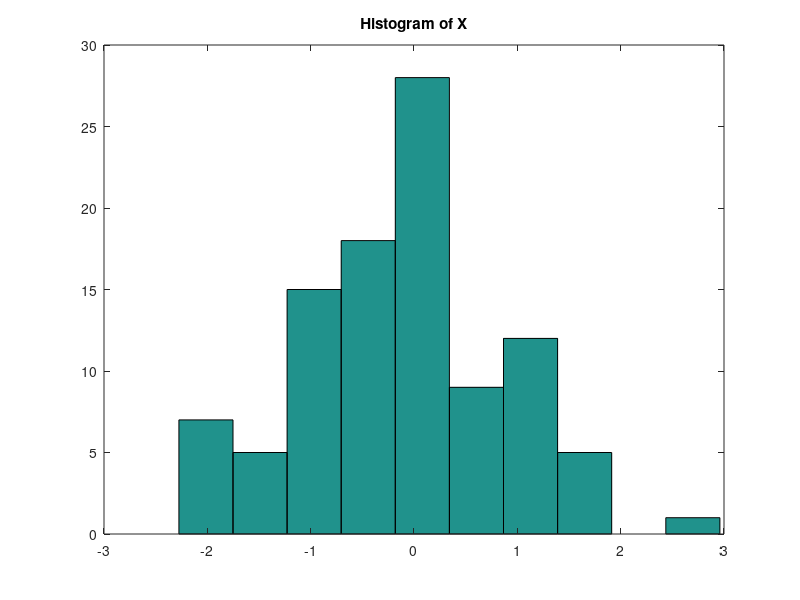

This chart was generated by the following MATLAB code: (Note: this script raises an error after producing the figure.)
clc; close all; clear all;
%% %%%%%%%%%%%%%%%%%%%%%%%%%%%%%%%%%%%%%%%%%%%%%%%%%%%%%%
%%%%%%%%%%%%%%%%%%%%%%% CHAPTER 3 %%%%%%%%%%%%%%%%%%%%%%%
%%%%%%%%%%%%%%%%%%%%%%%%%%%%%%%%%%%%%%%%%%%%%%%%%%%%%%%%%
%% Data
a = 0.05;
n = 100;
mean_matrix = [0 0];
covariance_matrix = [1 0.8;0.8 1];
data = mvnrnd(mean_matrix,covariance_matrix,n);
x = data(:,1);
y = data(:,2);

%% [3.1] Mean, Variance, Histogram
figure(1)
bins = round(sqrt(n));
hist(x,bins)
title('Histogram of X');

meanx = mean(x);
display(['Parametric Mean equals ',num2str(meanx)]);

varx = var(x);
display(['Parametric Variance equals ',num2str(varx)]);

%% [3.2-3.3] Confident Intervals, Hypothesis Testing and Goodness-of-fit test
[H,P,CI] = ttest(x,0,a);
display(['Null hypothesis mean equals 0 ---> H=',num2str(H),' p-value=',num2str(P),' Parametric Mean CI=[',num2str(CI(1)),' ',num2str(CI(2)),']'])

[H,P,CI] = vartest(x,0,a);
display(['Null hypothesis variance equals 0 ---> H=',num2str(H),' p-value=',num2str(P),' Parametric Variance CI=[',num2str(CI(1)),' ',num2str(CI(2)),']'])

[H,P] = chi2gof(x,'cdf',@(z)normcdf(z,mean(x),std(x)),'nparams',2);
display(['Null hypothesis: data come from normal distribution ---> H=',num2str(H),' p-value=',num2str(P)])

%% [3.4] Bootstrap CI for Mean and Variance
B = 100;

CI = bootci(B,{@mean,x},'alpha',a);
display(['Bootstrap Mean CI=[',num2str(CI(1)),' ',num2str(CI(2)),']'])

CI = bootci(B,{@var,x},'alpha',a);
display(['Bootstrap Variance CI=[',num2str(CI(1)),' ',num2str(CI(2)),']'])

%% [3.4] Methods to check if mean(x)=mean(y)
%% (A) Parametric (1-a)% CI

[~,~,CI] = ttest2(x,y,a);
display(['Parametric (1-a)% CI=[',num2str(CI(1)),' ',num2str(CI(2)),']'])

%% (B) Bootstrap (1-a)% CI

B = 100;
bootstatx = bootstrp(B,@mean,x);
bootstaty = bootstrp(B,@mean,y);
bootstatxy = bootstatx-bootstaty;
bootstatxy = sort(bootstatxy);
k = floor((B+1)*a/2);
CI = [bootstatxy(k) bootstatxy(B+1-k)];
display(['Bootstrap (1-a)% CI=[',num2str(CI(1)),' ',num2str(CI(2)),']'])

%% (C) Parametric Hypothesis testing

[H,P,~] = ttest(x,y,a);
display(['Null hypothesis means are equals ---> H=',num2str(H),' p-value=',num2str(P)]);

%% (D) Bootstrap Hypothesis Testing

replacement = true;
xy = [x;y];
xy_bootstrap = NaN*ones(1,B);
for k=1:B
    bootstrap_samples = randsample(xy,n+n,replacement);
    meanx = mean(bootstrap_samples(1:n));
    meany = mean(bootstrap_samples(n+1:end));
    xy_bootstrap(k) = (meanx-meany);
end
xy_bootstrap = sort(xy_bootstrap);
[~,r] = min(abs((xy_bootstrap-(mean(x)-mean(y)))));
if r<(B+1)*a/2 | r>(B+1)*(1-a/2) 
    H = 1;
else
    H = 0;
end
display(['Bootstrap Hypothesis Testing: Null hypothesis: mean are equals ---> H=',num2str(H)])

%% (E) Randomization

replacement = false;
xy = [x;y];
xy_bootstrap = NaN*ones(1,B);
for k=1:B
    bootstrap_samples = randsample(xy,n+n,replacement);
    meanx = mean(bootstrap_samples(1:n));
    meany = mean(bootstrap_samples(n+1:end));
    xy_bootstrap(k) = (meanx-meany);
end
xy_bootstrap = sort(xy_bootstrap);
[~,r] = min(abs((xy_bootstrap-(mean(x)-mean(y)))));
if r<(B+1)*a/2 | r>(B+1)*(1-a/2) 
    H = 1;
else
    H = 0;
end
display(['Randomization Hypothesis Testing: Null hypothesis: mean are equals ---> H=',num2str(H)])

%% %%%%%%%%%%%%%%%%%%%%%%%%%%%%%%%%%%%%%%%%%%%%%%%%%%%%%%
%%%%%%%%%%%%%%%%%%%%%%% CHAPTER 5 %%%%%%%%%%%%%%%%%%%%%%%
%%%%%%%%%%%%%%%%%%%%%%%%%%%%%%%%%%%%%%%%%%%%%%%%%%%%%%%%%

%% [5.1] Scatter Plot 

figure(2)
scatter(x,y)
title('Scatter Plot')

%% [5.1] Calculate r, CI of r, hypothesis testing for r

temp = corrcoef(x,y);
r = temp(1,2);
display(['r=',num2str(r)])

z = 0.5*log((1+r)/(1-r));
CI = [z-norminv(1-a/2)*sqrt(1/(n-3)) z+norminv(1-a/2)*sqrt(1/(n-3))];
CI = [tanh(CI(1)) tanh(CI(2))];
display(['Fisher Transformation z=tanh{^-1}(r) (1-a)% CI=[',num2str(CI(1)),' ',num2str(CI(2)),']'])

t0 = r*sqrt((n-2)/(1-r^2));
if t0<-tinv(1-a/2,n-2) | t0>tinv(1-a/2,n-2)
    H = 1;
else
    H = 0;
end
display(['Hypothesis Testing: Null hypothesis r=0 ---> H=',num2str(H)])

%% [5.2] Linear Regression

X = [ones(n,1) x];
b = X\y;
yfit = X*b;
e = y - yfit;
se = std(e);
SSresid = sum(e.^2);
SStotal = (length(y)-1)*var(y);
rsq = 1 - SSresid/SStotal;
rsq_adj = 1 - SSresid/SStotal*((n-1)/(n-1-1));

% Calclulate CI of b
b0 = b(1);
b1 = b(2);
sxx = (n-1)*var(x);
sb0 = se*sqrt(1/n + mean(x)^2/sxx);
b0_left = b0 - tinv(1-a/2,n-2)*sb0;
b0_right = b0 + tinv(1-a/2,n-2)*sb0;
display(['b0 confident interval: [',num2str(b0_left),' ',num2str(b0_right),']'])

sb1 = se/sqrt(sxx);
b1_left = b1 - tinv(1-a/2,n-2)*sb1;
b1_right = b1 + tinv(1-a/2,n-2)*sb1;
display(['b1 confident interval: [',num2str(b1_left),' ',num2str(b1_right),']'])

% Scatter plot, linear regression model, future and mean prediction
figure(3)
scatter(x,y);
hold on
plot(x,X*b,'--r');
hold on
xx = min(x):0.01:max(x);
plot(xx,(b0+b1*xx)-tinv(1-a/2,n-2)*se*sqrt(1/n+((xx-meanx).^2)/sxx),'-g')
hold on
plot(xx,(b0+b1*xx)+tinv(1-a/2,n-2)*se*sqrt(1/n+((xx-meanx).^2)/sxx),'-g')
hold on
plot(xx,(b0+b1*xx)-tinv(1-a/2,n-2)*se*sqrt(1+1/n+((xx-meanx).^2)/sxx),'-m')
hold on
plot(xx,(b0+b1*xx)+tinv(1-a/2,n-2)*se*sqrt(1+1/n+((xx-meanx).^2)/sxx),'-m')
legend('Data','Slope & Intercept','Mean Prediction Low','Mean Prediction Upper','Future Prediction Low','Future Prediction Upper');
title('Linear Regression')
text(min(x),max(y),['R^2=',num2str(rsq),' adjR^2=',num2str(rsq_adj)]);

%Diagnostic Plot
figure(4)
e_star = e/se;
plot(e_star,'o');
xx = -1:0.1:n+2;
hold on
plot(xx,1.96*ones(size(xx)),'--r')
hold on
plot(xx,-1.96*ones(size(xx)),'--r')
title('Diagnostic Plot')

%% [5.3] Non-Linear Regression]
%% [5.3.1] Intrinsically LInear

lny = log(y); % apply y=a*e^(b*x)
X = [ones(n,1) x];
b = X\lny; %y'=ln(y) => y = ln(a) + b*x
yfit = X*b;
e = lny-yfit;

figure(5)
clf
scatter(x,y);
hold on
xx = min(x):0.01:max(x);
plot(xx,exp(b(1))*exp(b(2)*xx),'--r')
title('Intriniscally Linear Regression')
legend('Data','y=a*exp(b*x)');

%% [5.3.2] Polynomial Regression

k=5; %poly degree
b = polyfit(x,y,k);
yfit = polyval(b,x);
e = y-yfit;
SSresid = sum(e.^2);
SStotal = (length(y)-1)*var(y);
rsq = 1 - SSresid/SStotal;
rsq_adj = 1 - SSresid/SStotal*((n-1)/(n-k-1));

figure(6)
clf
scatter(x,y);
hold on
xx = min(x):0.01:max(x);
plot(xx,polyval(b,xx),'r')
title('Intriniscally Linear Regression')
legend('Data','Intriniscally Linear Model')
text(min(x),max(y),['R^2=',num2str(rsq),' adjR^2=',num2str(rsq_adj)]);

%% [5.4] Linear Multiple Regression Model





